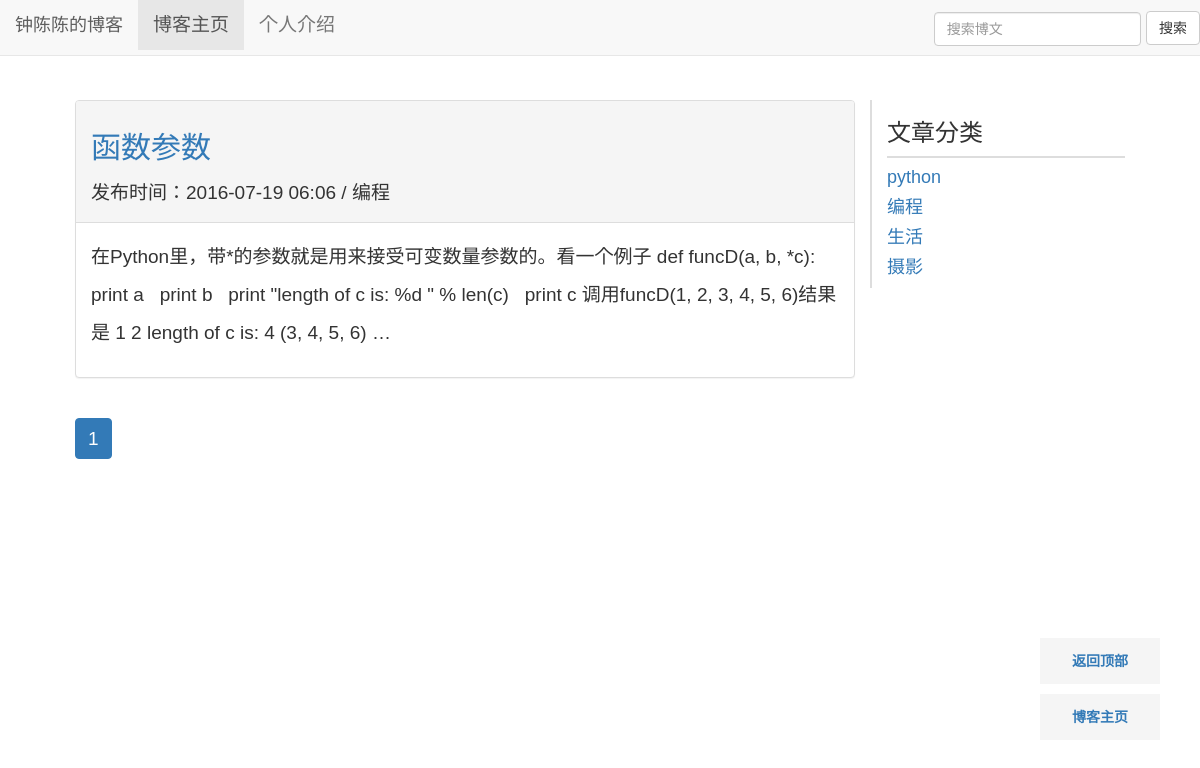
Screenshot of /blog/cat/2/ with the database file from the repository.
### blog/models.py (models this page shows, shortened)
class Blog(models.Model):
    title = models.CharField('标题', max_length=32)
    author = models.CharField('作者', max_length=16)
    content = models.TextField('正文')
    created = models.DateTimeField('发布时间', auto_now_add=True)
    category = models.ForeignKey(Category, verbose_name='分类')
    tags = models.ManyToManyField(Tag, verbose_name='标签')

class Category(models.Model):
    name = models.CharField('名称', max_length=16)

### blog/views.py (the view)
# urls.py: url(r'^cat/(?P<category_id>\d+)/$', views.get_category, name='blog_get_category'),
def get_category(request, category_id):
    try:
        cat=Category.objects.get(id=category_id)
    except Category.DoesNotExist:
        raise Http404
    cat_blogset=cat.blog_set.all().order_by('-created')
    blog_paginator=Paginator(cat_blogset,8)#show 8 blogs per page
    page=request.GET.get('page')
    try:
        blogs=blog_paginator.page(page)
    except PageNotAnInteger:
        blogs=blog_paginator.page(1)
    except EmptyPage:
        blogs=blog_paginator(blog_paginator.num_pages)
    ctx = {
    'blogs': blogs,
    'categories':Category.objects.all(),
    }
    return render(request, 'blog-list.html', ctx)

### blog/templates/blog-list.html (shortened to what this page needs)
{% extends "base.html" %}
{% block head %}
{% load staticfiles %}
	<link rel="stylesheet" type="text/css" href="{% static 'blog/css/base.css' %}" />
{% endblock %}
{% block content %}
{% for blog in blogs %}
<div class="panel panel-default">
	<div class="panel-heading">
		<div class="blog_header">
			<a href= "{% url 'blog_get_detail' blog.id %}"><h2>{{ blog.title }}</h2></a>
			<span class="blog_created" >发布时间：{{ blog.created|date:"Y-m-d H:i" }}</span>
			<span class="dc_sep">/</span></small>
			<span class="blog_category" >{{ blog.category.name }}</span>
		</div>
	</div>
	<div class="panel-body">
	    <div class="blog_content">
		    <p> {{ blog.content|truncatechars:200 }}</p>
	     </div>
	</div>
</div>
{% endfor %}
<div class="footer">
	<ul class="pagination">
		<li class="page_btn active" id="cur_page">
			 <a   href="?page={{ blogs.number }} " >{{ blogs.number }} </a>
		</li>
	</ul>
</div>
{% endblock %}

### blog/templates/base.html (shortened to what this page needs)
<!DOCTYPE html>
<html>
<head>
        {% load staticfiles %}
        <link href="{% static 'blog/bootstrap/css/bootstrap.min.css' %}" rel="stylesheet">
     {% block head %}{% endblock %}
</head>
<body>
        <div class="navbar navbar-default navbar-fixed-top" role="navigation">
                 <div class="navbar-header">
                          <a class="navbar-brand" href="{% url 'blog_get_blogs' %}">钟陈陈的博客</a>
                 </div>
                 <div class="collapse navbar-collapse" id="example-navbar-collapse">
                         <ul class="nav navbar-nav">
                                  <li class="active">
                                           <a href="{% url 'blog_get_blogs' %}">博客主页</a>
                                  </li>
                                  <li class="">
                                          <a href="/about_me/">个人介绍</a>
                                  </li>
                         </ul>
                        <form action="{% url 'blog_search' %}" class="navbar-form navbar-right" role="search" method="post">
                             <div class="form-group">
                                <input type="text" class="form-control" name="blog_search" placeholder="搜索博文">
                             </div>
                             <input type="submit" class="btn btn-default" value="搜索"></input>
                        </form>
                 </div>
        </div>
        <div class="container" id="top">
                <div class="row">
                        <div class="col-md-9">
                                 {% block content %}{% endblock %}
                        </div>
                          <div class="col-md-3 tags">
                                  <div class =catogry_title><h3>文章分类</h3></div>
                                  <div class="category_content">
                                           {% for category in categories %}
                                           <a href="{% url 'blog_get_category' category.id %}" >
                                                    <div class="category_item">
                                                           <h4> {{category.name}}</h4>
                                                    </div>
                                           </a>
                                          {% endfor %}
                                  </div>
                         </div>
                </div>
        </div>
	<div class="back_to_top">
		<a href="#top" target="_self">返回顶部</a>
		<a href="{%url 'blog_get_blogs' %}" target="_self">博客主页</a>
	</div>
</body>
</html>

### blog/static/blog/css/base.css (style rules this page uses)
body { font-size: 19px; font-family: Microsoft YaHei,'宋体' , Tahoma, Helvetica, Arial, "\5b8b\4f53", sans-serif; line-height: 2em; }
.container { margin-top: 100px; width:90%; }
.tags { border-left-style: solid; border-left-width: 2px; border-left-color: #DDD; }
.catogry_title { border-bottom-style: solid; border-bottom-width: 2px; border-bottom-color: #DDD; }
.back_to_top { position:fixed; right:40px; bottom:50px; z-index:100; display:block; }
.back_to_top a { display:block; font-weight:bold; font-size:14px; color:##A0A0A0!important; background-color:#F5F5F5; width:120px; text-align:center; padding:4px; text-decoration:none; margin-bottom:10px; }

### rows the page displays
Blog: title "函数参数", created "2016-07-19 06:06", category.name "编程", content "在Python里，带*的参数就是用来接受可变数量参数的。看一个例子 def funcD(a, b, *c): print a print b print \"length of c is: %d \" % len(c) print c 调用funcD(1, 2, 3, 4, 5, 6)结果是 1 2 length of c is: 4 (3, 4, 5, 6) …"
Category: name "python"
Category: name "编程"
Category: name "生活"
Category: name "摄影"

### other values shown
{{ blogs.number }} "1"
